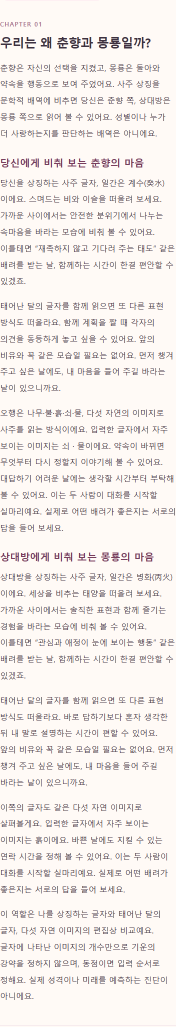
#> input picture tests/qa-essay-c01-390-ch1.png, 352 x 2053 px, found by its file name (shown at 1/2 size); its folder holds only this picture in this run
$ python essay_contact_sheet.py
#> lines starting #> are read from the running program, lines starting #| are printed output that depends on the picture
from PIL import Image, ImageOps, ImageDraw
from pathlib import Path
ids=['c01','c02','c03','c06','c10','c11','c13','c18','f01','f02','f03','f04']
for n in range(4):
 out=Image.new('RGB',(1560,1560),'#eee');d=ImageDraw.Draw(out)
#> after `out = Image.new('RGB', (1560, 1560), '#eee')`: out: PIL image 1560x1560 RGB; every value is 238
 for row,cid in enumerate(ids[n*3:n*3+3]):
  for col,ch in enumerate([1,2,3,4]):
   im=Image.open(f'tests/qa-essay-{cid}-390-ch{ch}.png').convert('RGB')
#> im is the input picture: PIL image 352x2053 RGB; mean R, G, B 242.2, 236.5, 233.6
   im=im.crop((0,0,min(im.width,390),min(im.height,490)))
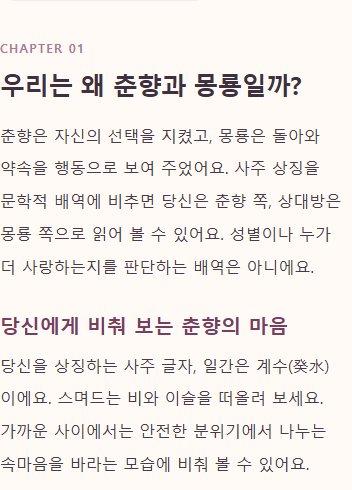
#> im: PIL image 352x490 RGB; mean R, G, B 241.5, 235.5, 232.8
   out.paste(im,(col*390,row*520+25));d.text((col*390+8,row*520+4),f'{cid} chapter {ch}',fill='black')
#> after `out.paste(im, (col * 390, row * 520 + 25))`:
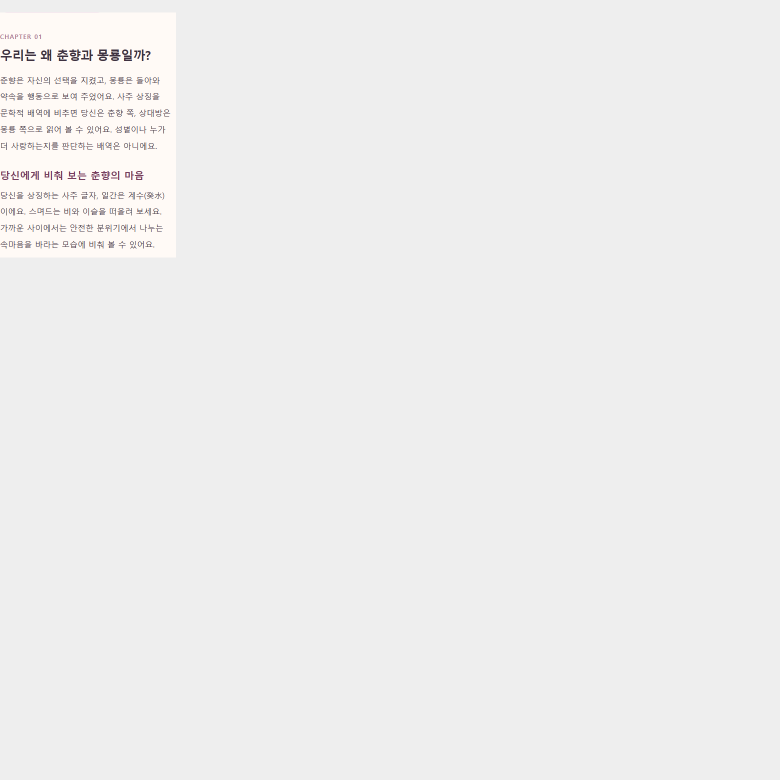
#> out: PIL image 1560x1560 RGB (shown at 1/2 size); mean R, G, B 238.2, 237.8, 237.6
#> (the run stopped early here; a loop or call above may not have finished)
